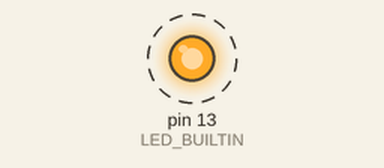
Simulated run of this sketch. Board: Arduino Uno, built with avr-gcc and run on an emulated ATmega328P. On the bench: output pins drawn as LEDs (lit = HIGH). Dashed ring = blinking.

Above: at 0.5 s.
Timing chart, 0 to 4.6 s (numbered marks = the images above):
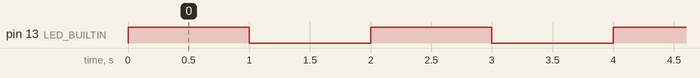

The sketch:

WatchSimulation.ino
```cpp
int TURN = 1000;

void setup() {
  pinMode(LED_BUILTIN, OUTPUT);
}

void loop() {
  digitalWrite(LED_BUILTIN, HIGH);
  delay(1000);
  digitalWrite(LED_BUILTIN, LOW);
  delay(1000);
}
```

Measured:
- by itself, pin 13 (LED_BUILTIN): alternates HIGH for 1.0 s and LOW for 1.0 s
